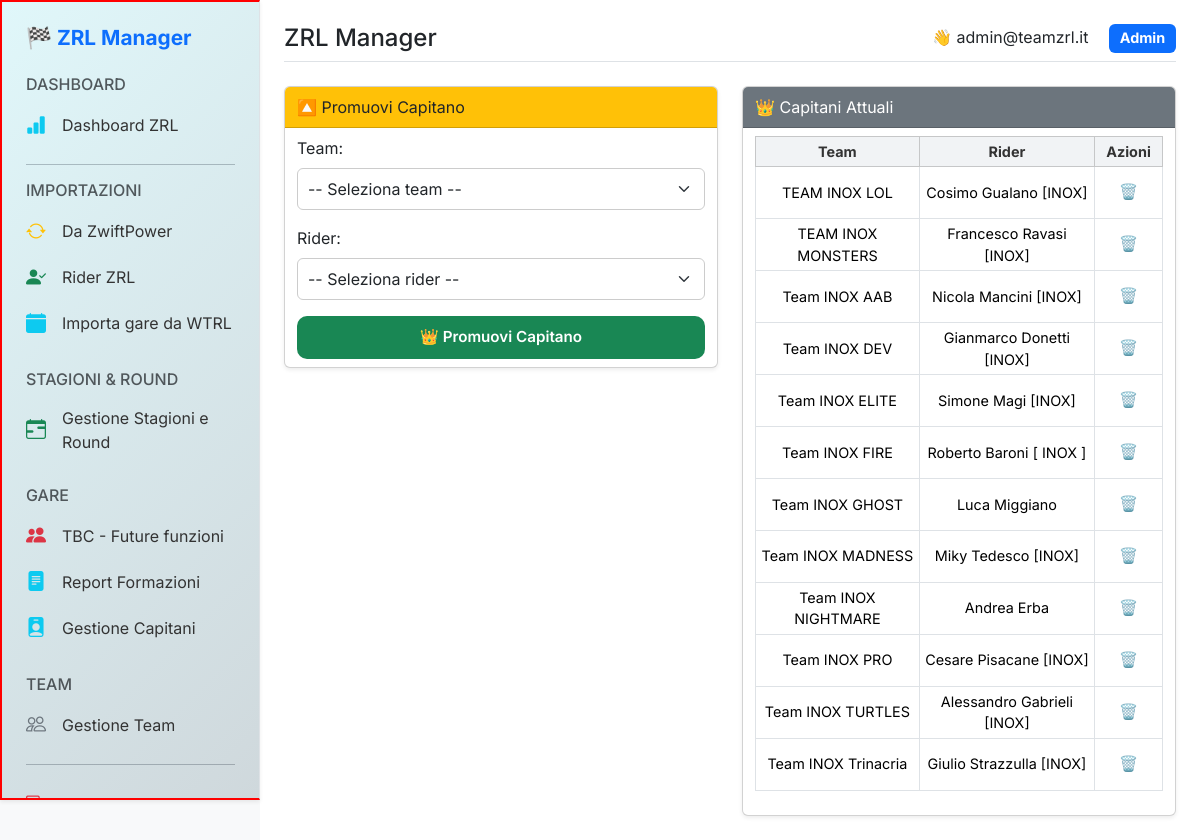
Screenshot of /admin/manage_captains (signed in) with the database file from the repository.
### tables this page shows
CREATE TABLE captains (
  id INTEGER PRIMARY KEY AUTOINCREMENT,
  zwift_power_id TEXT UNIQUE NOT NULL,
  name TEXT,
  team_id INTEGER NOT NULL,
  assigned_at DATETIME DEFAULT CURRENT_TIMESTAMP
);

CREATE TABLE "teams" (
	"id"	INTEGER,
	"name"	TEXT NOT NULL,
	"category"	TEXT NOT NULL,
	"division"	TEXT NOT NULL,
	"captain_id"	TEXT, captain_zwift_id INTEGER,
	PRIMARY KEY("id")
);

### blueprints/admin/routes/admin_races.py (the view, shortened to what this page needs)
@admin_races_bp.route("/manage_captains", methods=["GET", "POST"])
@require_admin
def manage_captains():
    conn = get_zrl_db()
    conn.row_factory = sqlite3.Row
    cur = conn.cursor()
    available_teams = cur.execute("SELECT * FROM teams ORDER BY name").fetchall()
    unassigned_riders = cur.execute("""
    SELECT *
    FROM riders
    WHERE active = 1
      AND zwift_power_id NOT IN (
          SELECT zwift_power_id FROM captains
      )
    ORDER BY name
""").fetchall()
    current_captains = cur.execute("""
        SELECT c.zwift_power_id, c.name AS rider_name, t.name AS team_name
        FROM captains c
        JOIN teams t ON c.team_id = t.id
        ORDER BY t.name
    """).fetchall()
    selected_race_date = cur.execute("""
        SELECT MIN(race_date) FROM races WHERE race_date >= DATE('now')
    """).fetchone()[0]
    conn.close()
    return render_template("admin/manage_captains.html",
                           available_teams=available_teams,
                           unassigned_riders=unassigned_riders,
                           current_captains=current_captains,
                           selected_race_date=selected_race_date)

### db.py (called while the page is built)
def _connect_db(db_path, attr_name):
    if has_app_context():
        if not hasattr(g, attr_name):
            conn = sqlite3.connect(db_path)
            conn.row_factory = sqlite3.Row
            setattr(g, attr_name, conn)
            logging.info(f"📂 Connessione Flask attiva → {db_path}")
        return getattr(g, attr_name)
    conn = sqlite3.connect(db_path)
    conn.row_factory = sqlite3.Row
    logging.info(f"📂 Connessione diretta → {db_path}")
    return conn

def get_zrl_db():
    return _connect_db(ZRL_DB_PATH, "zrl_db")

### utils/auth.py (called while the page is built)
def require_admin(f):
    @wraps(f)
    def decorated_function(*args, **kwargs):
        if session.get('user_role') != 'admin':
            flash("⛔ Accesso riservato agli admin", "danger")
            return redirect(url_for('auth.login_admin'))
        return f(*args, **kwargs)
    return decorated_function

### templates/admin/manage_captains.html (shortened to what this page needs)
{% extends "base.html" %}
{% block content %}
<div class="row g-4">
  <div class="col-md-6">
    <div class="card shadow-sm">
      <div class="card-header bg-warning text-dark">🔼 Promuovi Capitano</div>
      <div class="card-body">
        <form method="POST" action="{{ url_for('admin_races.manage_captains') }}">
          <div class="mb-3">
            <label for="team_id" class="form-label">Team:</label>
            <select name="team_id" id="team_id" class="form-select" required>
              <option value="">-- Seleziona team --</option>
            </select>
          </div>
          <div class="mb-3">
            <label for="zwift_power_id" class="form-label">Rider:</label>
            <select name="zwift_power_id" id="zwift_power_id" class="form-select" required>
              <option value="">-- Seleziona rider --</option>
            </select>
          </div>
          <button class="btn btn-success w-100">👑 Promuovi Capitano</button>
        </form>
      </div>
    </div>
  </div>
  <div class="col-md-6">
    <div class="card shadow-sm">
      <div class="card-header bg-secondary text-white">👑 Capitani Attuali</div>
      <div class="card-body">
        <table class="table table-sm table-bordered align-middle text-center">
          <thead class="table-light">
            <tr>
              <th>Team</th>
              <th>Rider</th>
              <th>Azioni</th>
            </tr>
          </thead>
          <tbody>
            {% for captain in current_captains %}
              <tr>
                <td>{{ captain.team_name }}</td>
                <td>{{ captain.rider_name }}</td>
                <td>
                  <form method="POST" action="{{ url_for("admin_races.manage_captains") }}" onsubmit="return confirm('Sei sicuro di voler rimuovere questo capitano?');">
                    <button type="submit" class="btn btn-sm btn-outline-danger">🗑️</button>
                  </form>
                </td>
              </tr>
            {% endfor %}
          </tbody>
        </table>
      </div>
    </div>
  </div>
</div>
{% endblock %}

### static/css/style.css (style rules this page uses)
* { box-sizing: border-box; margin: 0; padding: 0; }
body { font-family: 'Inter', sans-serif; background-color: #f5f7fa; color: #333; min-height: 100vh; }
input[type="text"], input[type="number"], select, .form-input, .form-select { width: 100%; padding: 8px 10px; font-size: 1rem; border-radius: 6px; border: 1px solid #ccc; background-color: #fff; transition: all 0.2s ease; }
.btn { padding: 10px 20px; font-size: 0.95rem; font-weight: 600; border-radius: 8px; border: none; cursor: pointer; transition: all 0.2s ease; }
.card-header, .card-body { padding: 0.5rem 0.75rem; }

### static/css/custom.css (style rules this page uses)
body { font-family: 'Inter', sans-serif; background-color: #f8f9fa; color: #212529; }
.table { font-size: 0.9rem; }
.table thead th { background-color: #f1f3f5; color: #333; }
.btn { border-radius: 10px; }

### templates/base.html (style rules this page uses)
body { font-family: 'Inter', sans-serif; }

### rows the page displays
captains: team_name "TEAM INOX LOL", rider_name "Cosimo Gualano [INOX]"
captains: team_name "TEAM INOX MONSTERS", rider_name "Francesco Ravasi [INOX]"
captains: team_name "Team INOX AAB", rider_name "Nicola Mancini [INOX]"
captains: team_name "Team INOX DEV", rider_name "Gianmarco Donetti [INOX]"
captains: team_name "Team INOX ELITE", rider_name "Simone Magi [INOX]"
captains: team_name "Team INOX FIRE", rider_name "Roberto Baroni [ INOX ]"
captains: team_name "Team INOX GHOST", rider_name "Luca Miggiano"
captains: team_name "Team INOX MADNESS", rider_name "Miky Tedesco [INOX]"
captains: team_name "Team INOX NIGHTMARE", rider_name "Andrea Erba"
captains: team_name "Team INOX PRO", rider_name "Cesare Pisacane [INOX]"
captains: team_name "Team INOX TURTLES", rider_name "Alessandro Gabrieli [INOX]"
captains: team_name "Team INOX Trinacria", rider_name "Giulio Strazzulla [INOX]"

### other values shown
{{ page_title or "ZRL Manager" }} "ZRL Manager"
{{ session.get('user_email') }} "admin@teamzrl.it"
{{ role|capitalize }} "Admin"
